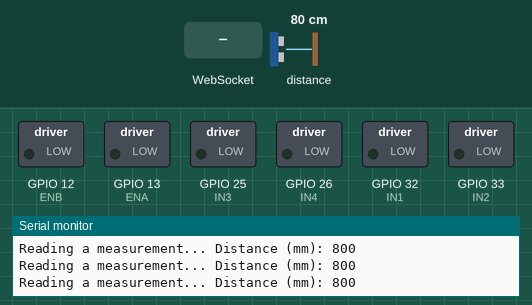
This sketch was run on a simulated ESP32. On the bench: switched loads named in the sketch (green lamp = pin HIGH), the last lines printed to the serial monitor. Inputs (shaded band) come from the test bench; at power-on: distance to the obstacle 80 cm. WiFi joins after 1.5 s; servers stay silent unless stated.

Above: at 3.2 s.
3.3 s: WebSocket text "0" received
At 3.8 s:
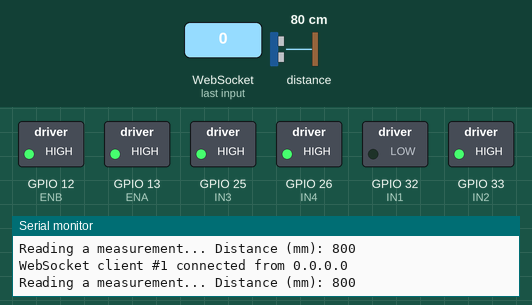
4.8 s: WebSocket text "5" received
At 6.0 s:
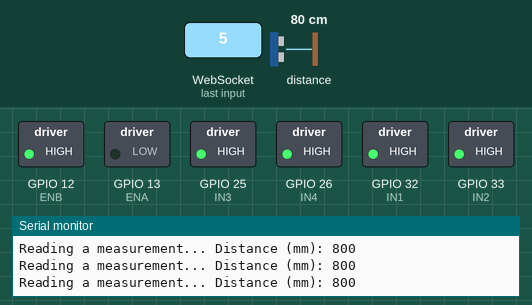
6.3 s: WebSocket text "90" received
At 7.3 s:
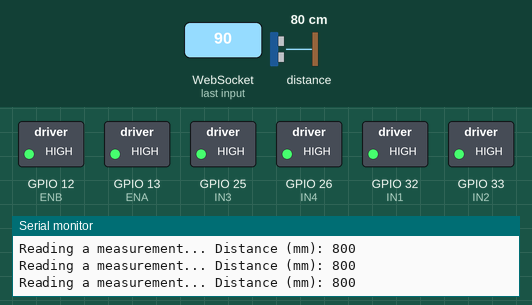
7.8 s: WebSocket text "200" received
At 8.4 s:
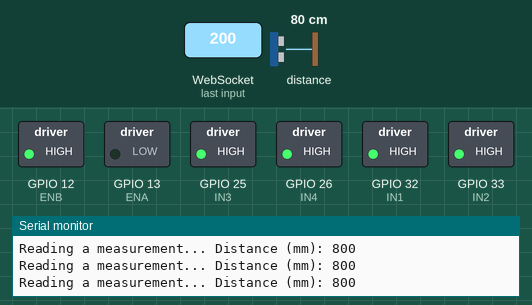
11.5 s: WebSocket text "0" received
At 12.4 s:
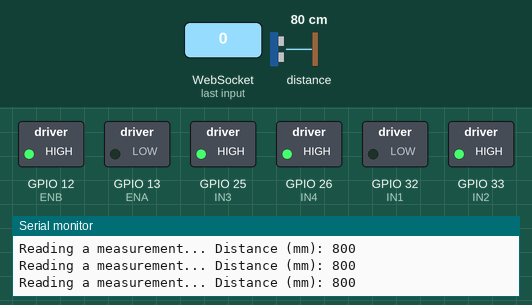
Timing chart, 0 to 14.0 s (numbered marks = the images above; inputs shaded):
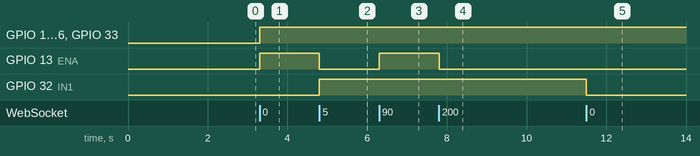

Measured:
- after the input at 3.3 s, GPIO 12 (ENB), GPIO 13 (ENA), GPIO 25 (IN3), GPIO 26 (IN4), GPIO 33 (IN2): LOW → HIGH at once
- after the input at 4.8 s, GPIO 13 (ENA): HIGH → LOW at once; GPIO 32 (IN1): LOW → HIGH at once
- after the input at 6.3 s, GPIO 13 (ENA): LOW → HIGH at once
- after the input at 7.8 s, GPIO 13 (ENA): HIGH → LOW at once
- after the input at 11.5 s, GPIO 32 (IN1): HIGH → LOW at once

The sketch:

esp32server.ino
```cpp
#include <AsyncTCP.h>
#include <ESPAsyncWebServer.h>
#include <WiFi.h>
#include "Adafruit_VL53L0X.h"
#include <string.h>

// Replace with your network credentials
const char *ssid = "TP-Link_FA5C";
const char *password = "83898006";

//const char *ssid = "Black shark 4 Pro";
//const char *password = "12345678";

// Sensor
// Pines por defecto: SCL = 22, SDA = 21
Adafruit_VL53L0X lox = Adafruit_VL53L0X();

const int ENA = 13,
          ENB = 12,
          IN1 = 32,
          IN2 = 33,
          IN3 = 25,
          IN4 = 26;

// Setting PWM properties
// MIN PWM -> 150
const int freq = 30000;
const int resolution = 8;
int dutyCycle = 200;

void moveMotors(int values[6]) {
  digitalWrite(IN1, values[0]);
  digitalWrite(IN2, values[1]);
  digitalWrite(IN3, values[2]);
  digitalWrite(IN4, values[3]);
  ledcWrite(0, values[5]);
  ledcWrite(1, values[4]);
}

// Create AsyncWebServer object on port 80
AsyncWebServer server(80);
AsyncWebSocket ws("/ws");

void notifyClients(String message) {
  ws.textAll(message);
}

void handleWebSocketMessage(void *arg, uint8_t *data, size_t len) {
  AwsFrameInfo *info = (AwsFrameInfo *)arg;
  if (info->final && info->index == 0 && info->len == len &&
      info->opcode == WS_TEXT) {

    int values[6];
    data[len] = 0;
    char* token = strtok((char*)data, ",");
    for (int i = 0; token != NULL; i++) {
      values[i] = atoi(token);
      token = strtok(NULL, ",");
    }
    moveMotors(values);
  }
}

void onEvent(AsyncWebSocket *server, AsyncWebSocketClient *client,
             AwsEventType type, void *arg, uint8_t *data, size_t len) {
  switch (type) {
  case WS_EVT_CONNECT:
    Serial.printf("WebSocket client #%u connected from %s\n", client->id(),
                  client->remoteIP().toString().c_str());
    break;
  case WS_EVT_DISCONNECT:
    Serial.printf("WebSocket client #%u disconnected\n", client->id());
    break;
  case WS_EVT_DATA:
    handleWebSocketMessage(arg, data, len);
    break;
  case WS_EVT_PONG:
  case WS_EVT_ERROR:
    break;
  }
}

void initWebSocket() {
  ws.onEvent(onEvent);
  server.addHandler(&ws);
}

void setup() {
  // Serial port for debugging purposes
  Serial.begin(115200);

  ledcAttachPin(ENA,0);
  ledcAttachPin(ENB,1);
  ledcSetup(0, freq, resolution);
  ledcSetup(1, freq, resolution);
  pinMode (IN1, OUTPUT);
  pinMode (IN2, OUTPUT);
  pinMode (IN3, OUTPUT);
  pinMode (IN4, OUTPUT);

  if (!lox.begin()) {
    Serial.println(F("Failed to boot VL53L0X"));
    while(1);
  }

  // Connect to Wi-Fi
  WiFi.begin(ssid, password);
  while (WiFi.status() != WL_CONNECTED) {
    delay(1000);
    Serial.println("Connecting to WiFi..");
  }

  // Print ESP Local IP Address
  Serial.println(WiFi.localIP());
  initWebSocket();

  // Route for root / web page
  server.on("/", HTTP_GET, [](AsyncWebServerRequest *request) {
    request->send_P(200, "text/html", "Hello World");
  });

  // Start server
  server.begin();
}

void loop() {
  VL53L0X_RangingMeasurementData_t measure;
  Serial.print("Reading a measurement... ");
  lox.rangingTest(&measure, false); // pass in 'true' to get debug data printout!

  if (measure.RangeStatus != 4) {  // phase failures have incorrect data
    int distance = measure.RangeMilliMeter;
    Serial.print("Distance (mm): ");
    Serial.println(distance);
    notifyClients(String(distance));
  }
  ws.cleanupClients();
  delay(500);
}
```
